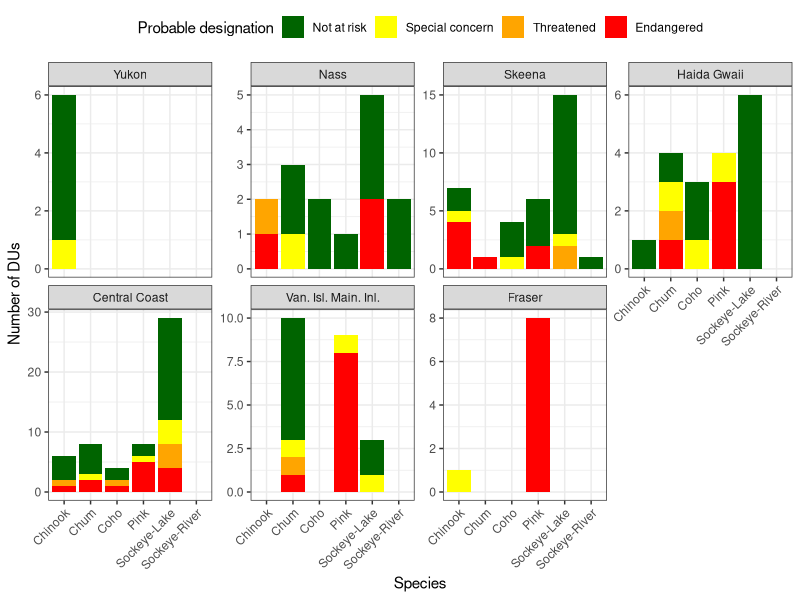

Source code (R):
## ---- chunk 1
# libraries and global settings ----
library("tidyverse")
library(kableExtra)

knitr::opts_chunk$set(echo = FALSE, message=FALSE, cache=FALSE, include=TRUE)
knitr::opts_chunk$set(dpi=300)
options(scipen=1, digits=4)

# read in data ----
raw_sp_data <- read.csv("./data/CU_Spawner_Abund_20220725.csv", 
                        header=TRUE) %>%
  mutate(logSp=log(Spawner.Abundance))

cu_metadata <- read.csv("./data/CU_Metadata_20220725.csv",  
                        header=TRUE, na.strings=c("", "NA")) %>%
  filter(!is.na(gen_length)) %>%
  rename(CUID=cuid)

# join, dump pops with NA DUs ----
sp_data <- left_join(raw_sp_data, select(cu_metadata, CUID, du_number, gen_length, Sites, cu_enh_rank, COSEWIC_status, spp), 
                     by="CUID") %>%
  drop_na(du_number, Spawner.Abundance) %>%
  mutate(Species = spp) %>%
  group_by(du_number, Region, Year, gen_length, Sites, cu_enh_rank, COSEWIC_status, Species) %>%
  summarise(mat_ind = sum(Spawner.Abundance))%>%
  arrange(du_number, Year)

# filter to DUs with spawner estimates in at least 50% of last three generations (and 20% of all years) ----
last3_gens <- sp_data %>%
  group_by(du_number) %>%
  mutate(three_gens = gen_length*3) %>%
  filter(Year > (last(Year) - three_gens), Year <= last(Year))

deficient_recent_perc <- 0.5

deficient_recent <- last3_gens %>%
  group_by(du_number) %>%
  summarise(n = n(), #years with data  
            n_proper = mean(gen_length)*3) %>% # years for 3 gens of data if fully sampled
  mutate(perc_na = n/n_proper) %>%
  filter(perc_na < deficient_recent_perc) %>%
  pull(du_number)

last3_gens_filtered <- filter(last3_gens, !(du_number %in% deficient_recent))

deficient_historical_perc <- 0.2

deficient_historical <- sp_data %>%
  group_by(du_number) %>%
  summarise(n = n(),
            n_proper = last(Year) - first(Year) + 1) %>%
  mutate(perc_na = n/n_proper) %>%
  filter(perc_na < deficient_historical_perc) %>%
  pull(du_number)

sp_data_filtered <- filter(sp_data, !(du_number %in% deficient_historical))
## ---- chunk 2
# estimates rate of change using simple lm ----
summary_table <- NULL

for(i in unique(sp_data_filtered$du_number)){
  sub_raw <- filter(sp_data, du_number==i)
  sub_data <- filter(sp_data_filtered, du_number==i)
  sub_last3 <- filter(last3_gens_filtered, du_number==i)
  if(nrow(sub_data)==0){
    slope_all <- NA
  } else{
    if(nrow(sub_last3)==0){
      slope_recent <- NA
    } else{
      model_all <- lm(log(sub_data$mat_ind)~sub_data$Year)
      model_recent <- lm(log(sub_last3$mat_ind)~sub_last3$Year)
      per_change_all <- round(as.numeric((exp(model_all$coefficients[2]*(3*unique(sub_data$gen_length)))-1)*100))
      per_change_recent <- round(as.numeric((exp(model_recent$coefficients[2]*(3*unique(sub_data$gen_length)))-1)*100))
    }
  }
  recent_abundance <- last(sub_raw$mat_ind)
  last_year_monitored <- last(sub_raw$Year)
  
  output <- data.frame(du_number=i, region = unique(sub_raw$Region), per_change_recent, per_change_all, recent_abundance, last_year_monitored)
  
  summary_table <- bind_rows(output, summary_table)
}

# assess probable designation, rename a couple of regions ----
prob_desg <- summary_table %>%
  mutate(prob_designation_recent = case_when(
    per_change_recent  > -29 ~ "Not at risk",
    per_change_recent < -29 & per_change_recent > -49 ~ "Special concern",
    per_change_recent < -49 & per_change_recent > -69 ~ "Threatened",
    per_change_recent < -69 ~ "Endangered")) %>%
  mutate(prob_designation_all = case_when(
    per_change_all  > -29 ~ "Not at risk",
    per_change_all < -29 & per_change_all > -49 ~ "Special concern",
    per_change_all < -49 & per_change_all > -69 ~ "Threatened",
    per_change_all < -69 ~ "Endangered")) %>%
  mutate(region_full = case_when(
    region == "Yukon" ~ "Yukon",
    region == "Nass" ~ "Nass",
    region == "Skeena" ~ "Skeena",
    region == "HG" ~ "Haida Gwaii",
    region == "CC" ~ "Central Coast",
    region == "VIMI" ~ "Van. Isl. Main. Inl.",
    region == "Fraser" ~ "Fraser" ))

master_desg <- left_join(cu_metadata, select(prob_desg, region_full, du_number, per_change_recent, per_change_all, recent_abundance, last_year_monitored, prob_designation_recent,prob_designation_all), 
                     by="du_number") 

# wrangle assessed and un-assessed status'
master_desg$COSEWIC_status <- master_desg$COSEWIC_status %>%
  replace_na("Not assessed")
assessed <- master_desg %>%
  filter(COSEWIC_status != "Not assessed")

not_assessed <- master_desg %>%
  filter(COSEWIC_status == "Not assessed") 

not_assessed$prob_designation_recent <- not_assessed$prob_designation_recent %>%
  replace_na("Data defficient")

not_assessed$prob_designation_all <- not_assessed$prob_designation_all %>%
  replace_na("Data defficient")

designations <- rbind(assessed,not_assessed)%>%
  mutate(species = spp) %>%
  select(region_full, du_number,species, gen_length, COSEWIC_status,per_change_recent, per_change_all, recent_abundance, last_year_monitored, prob_designation_recent, prob_designation_all)%>%
  arrange(du_number)%>%
  distinct(du_number,.keep_all = TRUE)

unassessed <- designations %>%
  filter(COSEWIC_status == "Not assessed",
         prob_designation_recent != "Data defficient")

## ---- chunk 3
# summarize probable status by spp and region ----
count_bins <- unassessed%>%
  group_by(species, region_full)%>%
  summarize(du_count=n())

count_bins_status <- unassessed%>%
  group_by(species, region_full, prob_designation_recent)%>%
  summarize(du_count=n())

count_bins_status$prob_designation_recent <- factor(count_bins_status$prob_designation_recent, levels = rev(c("Endangered","Threatened", "Special concern", "Not at risk")))

count_bins_status$region_full <- factor(count_bins_status$region_full, levels = c("Yukon", "Nass","Skeena", "Haida Gwaii", "Central Coast", "Van. Isl. Main. Inl.", "Fraser"))

count_bins_status[37,4] <- 1 # hard code Fraser pinks which have 8 DUs but only one CU

# plot probable status by spp and region ----
ggplot(count_bins_status, aes(x = species, y = du_count)) + 
  geom_col(aes(fill=prob_designation_recent)) +
  facet_wrap(~region_full, scales="free_y", ncol=4) +
  scale_fill_manual(values = c("dark green", "yellow", "orange","red")) +
  xlab("Species") +
  ylab("Number of DUs") +
  labs(fill = "Probable designation") +
  theme_bw()+
  theme(axis.text.x = element_text(angle=45, hjust=1), legend.position = "top")
## ---- chunk 4
kable(designations,
      align = "crr") %>%
  kable_styling(bootstrap_options = c("striped", "hover"))
